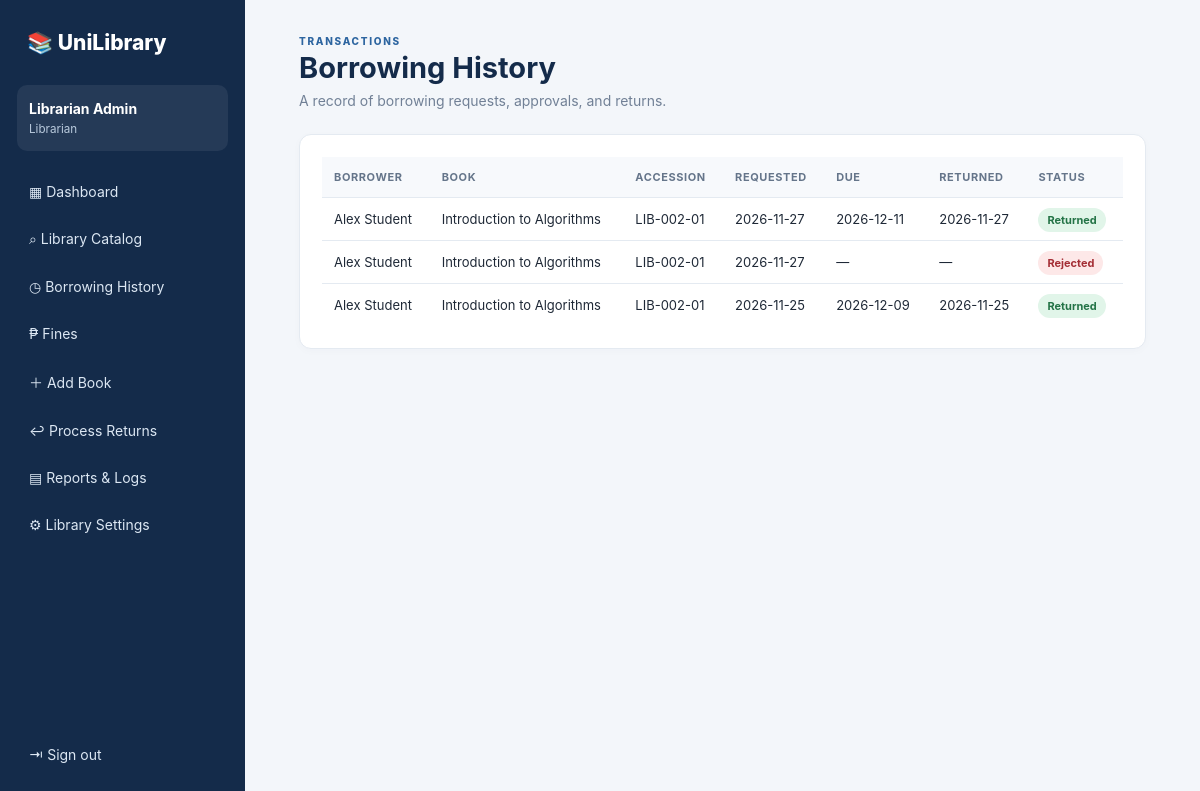
Screenshot of /history (signed in) with the database file from the repository.
### tables this page shows
CREATE TABLE users (
 id INTEGER PRIMARY KEY AUTOINCREMENT,
 username TEXT NOT NULL UNIQUE,
 password_hash TEXT NOT NULL,
 full_name TEXT NOT NULL,
 email TEXT NOT NULL UNIQUE,
 role TEXT NOT NULL CHECK(role IN ('librarian','student','faculty')),
 student_number TEXT,
 department TEXT,
 created_at TEXT NOT NULL DEFAULT CURRENT_TIMESTAMP
);

CREATE TABLE borrow_transactions (
 id INTEGER PRIMARY KEY AUTOINCREMENT,
 user_id INTEGER NOT NULL REFERENCES users(id),
 copy_id INTEGER NOT NULL REFERENCES book_copies(id),
 request_date TEXT NOT NULL DEFAULT CURRENT_DATE,
 borrow_date TEXT,
 due_date TEXT,
 return_date TEXT,
 status TEXT NOT NULL DEFAULT 'pending'
   CHECK(status IN ('pending','borrowed','returned','rejected','overdue')),
 approved_by INTEGER REFERENCES users(id)
);

CREATE TABLE books (
 id INTEGER PRIMARY KEY AUTOINCREMENT,
 isbn TEXT UNIQUE,
 title TEXT NOT NULL,
 publisher TEXT,
 publication_year INTEGER,
 category_id INTEGER REFERENCES categories(id) ON DELETE SET NULL,
 description TEXT,
 created_at TEXT NOT NULL DEFAULT CURRENT_TIMESTAMP
);

CREATE TABLE book_copies (
 id INTEGER PRIMARY KEY AUTOINCREMENT,
 book_id INTEGER NOT NULL REFERENCES books(id) ON DELETE CASCADE,
 accession_number TEXT NOT NULL UNIQUE,
 status TEXT NOT NULL DEFAULT 'available'
   CHECK(status IN ('available','requested','borrowed','reserved','maintenance')),
 shelf_location TEXT
);

### app.py (the view)
@app.route("/history")
@login_required
def history():
    user = current_user()
    with connect() as db:
        if user["role"] == "librarian":
            rows = db.execute("""SELECT t.*,u.full_name,b.title,c.accession_number FROM borrow_transactions t
              JOIN users u ON u.id=t.user_id JOIN book_copies c ON c.id=t.copy_id JOIN books b ON b.id=c.book_id
              ORDER BY t.id DESC""").fetchall()
        else:
            rows = db.execute("""SELECT t.*,u.full_name,b.title,c.accession_number FROM borrow_transactions t
              JOIN users u ON u.id=t.user_id JOIN book_copies c ON c.id=t.copy_id JOIN books b ON b.id=c.book_id
              WHERE t.user_id=? ORDER BY t.id DESC""", (user["id"],)).fetchall()
    return render_template("history.html", rows=rows)

### app.py (called while the page is built)
def current_user():
    if "user_id" not in session: return None
    with connect() as db:
        return db.execute("SELECT * FROM users WHERE id=?", (session["user_id"],)).fetchone()

def login_required(fn):
    @wraps(fn)
    def wrapper(*args, **kwargs):
        if not current_user():
            flash("Please log in first.", "warning")
            return redirect(url_for("login"))
        return fn(*args, **kwargs)
    return wrapper

@app.context_processor
def inject_user():
    return {"logged_user": current_user()}

### database.py (called while the page is built)
def connect():
    DB_PATH.parent.mkdir(parents=True, exist_ok=True)
    conn = sqlite3.connect(DB_PATH)
    conn.row_factory = sqlite3.Row
    conn.execute("PRAGMA foreign_keys = ON")
    return conn

### templates/history.html
{% extends "base.html" %}{% block title %}Borrowing History{% endblock %}{% block content %}
<div class="page-head"><div><p class="eyebrow">TRANSACTIONS</p><h1>Borrowing History</h1><p class="muted">A record of borrowing requests, approvals, and returns.</p></div></div>
<section class="panel"><div class="table-wrap"><table><thead><tr>{% if logged_user.role=='librarian' %}<th>Borrower</th>{% endif %}<th>Book</th><th>Accession</th><th>Requested</th><th>Due</th><th>Returned</th><th>Status</th></tr></thead><tbody>{% for r in rows %}<tr>{% if logged_user.role=='librarian' %}<td>{{ r.full_name }}</td>{% endif %}<td>{{ r.title }}</td><td>{{ r.accession_number }}</td><td>{{ r.request_date }}</td><td>{{ r.due_date or '—' }}</td><td>{{ r.return_date or '—' }}</td><td><span class="pill {{ r.status }}">{{ r.status|title }}</span></td></tr>{% else %}<tr><td colspan="7" class="empty">No transactions found.</td></tr>{% endfor %}</tbody></table></div></section>
{% endblock %}

### templates/base.html (shortened to what this page needs)
<!doctype html>
<html lang="en"><head><meta charset="utf-8"><meta name="viewport" content="width=device-width, initial-scale=1">
<title>{% block title %}University Library{% endblock %}</title><link rel="stylesheet" href="{{ url_for('static', filename='css/style.css') }}"></head>
<body>
{% if logged_user %}
<aside class="sidebar"><div class="brand">📚 <span>UniLibrary</span></div>
<div class="user-mini"><strong>{{ logged_user.full_name }}</strong><small>{{ logged_user.role|title }}</small></div>
<nav>
<a href="{{ url_for('dashboard') }}">▦ Dashboard</a><a href="{{ url_for('catalog') }}">⌕ Library Catalog</a>
<a href="{{ url_for('history') }}">◷ Borrowing History</a><a href="{{ url_for('fines') }}">₱ Fines</a>
{% if logged_user.role == 'librarian' %}
<a href="{{ url_for('add_book') }}">＋ Add Book</a><a href="{{ url_for('returns') }}">↩ Process Returns</a>
<a href="{{ url_for('reports') }}">▤ Reports & Logs</a><a href="{{ url_for('settings') }}">⚙ Library Settings</a>
{% endif %}
</nav><a class="logout" href="{{ url_for('logout') }}">⇥ Sign out</a></aside>
{% endif %}
<main class="{{ 'main' if logged_user else 'auth-main' }}">
{% block content %}{% endblock %}
</main>
</body></html>

### static/css/style.css (style rules this page uses)
:root { --navy:#142b4a;--navy2:#1d3d63;--blue:#2d65a0;--bg:#f3f6fa;--text:#1f2937;--muted:#718096;--line:#e4eaf1;--white:#fff }
* { box-sizing:border-box }
body { margin:0;background:var(--bg);color:var(--text);font-family:Inter,Segoe UI,Arial,sans-serif;font-size:14px }
.sidebar { position:fixed;inset:0 auto 0 0;width:245px;background:var(--navy);color:white;padding:25px 17px;display:flex;flex-direction:column;z-index:3 }
.brand { font-size:21px;font-weight:800;padding:5px 10px 30px }
.user-mini { padding:15px 12px;background:#ffffff12;border-radius:10px;margin-bottom:20px;display:flex;flex-direction:column;gap:5px }
.user-mini small { color:#b8c9dc }
nav { display:flex;flex-direction:column;gap:6px }
nav a,.logout { color:#dce7f3;text-decoration:none;padding:12px;border-radius:8px }
.logout { margin-top:auto }
.main { margin-left:245px;padding:35px 4.5%;max-width:1600px }
.page-head { display:flex;align-items:center;justify-content:space-between;gap:20px;margin-bottom:25px }
.page-head h1 { font-size:29px;margin:3px 0 7px;color:var(--navy) }
.eyebrow { font-size:10px;letter-spacing:1.7px;color:var(--blue);font-weight:800;margin:0 }
.muted { color:var(--muted);margin:0 }
.panel { background:white;border:1px solid var(--line);border-radius:12px;padding:22px;margin:18px 0;box-shadow:0 2px 8px #17324d06 }
.table-wrap { overflow-x:auto }
table { border-collapse:collapse;width:100%;min-width:650px }
th { text-align:left;background:#f7f9fc;color:#65758a;font-size:11px;text-transform:uppercase;letter-spacing:.6px }
td,th { padding:13px 12px;border-bottom:1px solid var(--line) }
td { font-size:13px }
tr:last-child td { border-bottom:0 }
.pill { padding:5px 9px;border-radius:20px;background:#eef2f7;font-size:11px;font-weight:700 }
.pill.returned,.pill.paid { background:#e1f5e9;color:#237346 }
.pill.overdue,.pill.unpaid,.pill.rejected { background:#fde8e8;color:#a42e35 }

### rows the page displays
users: full_name "Librarian Admin", role "Librarian"
borrow_transactions: full_name "Alex Student", title "Introduction to Algorithms", accession_number "LIB-002-01", request_date "2026-11-27", due_date "2026-12-11", return_date "2026-11-27", status "Returned"
borrow_transactions: full_name "Alex Student", title "Introduction to Algorithms", accession_number "LIB-002-01", request_date "2026-11-27", due_date "—", return_date "—", status "Rejected"
borrow_transactions: full_name "Alex Student", title "Introduction to Algorithms", accession_number "LIB-002-01", request_date "2026-11-25", due_date "2026-12-09", return_date "2026-11-25", status "Returned"
